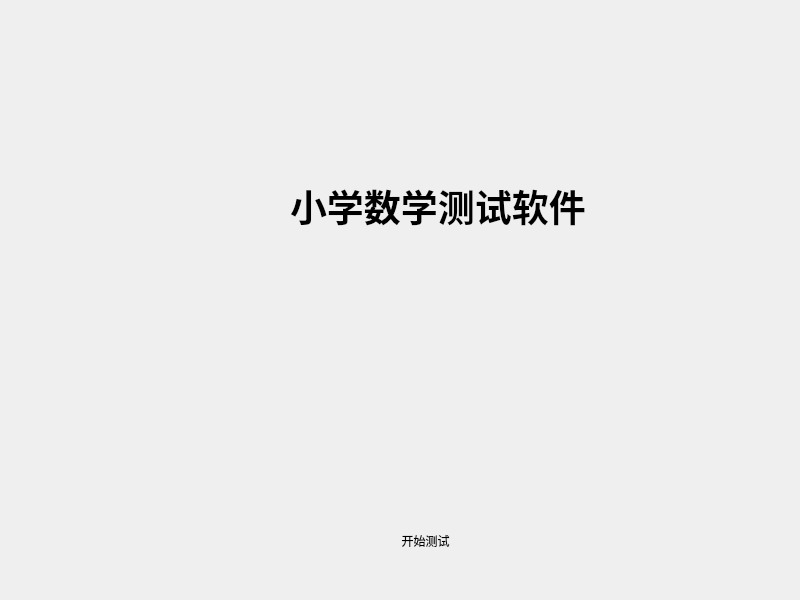
<?xml version="1.0" encoding="UTF-8"?>
<ui version="4.0">
 <class>Dialog</class>
 <widget class="QDialog" name="Dialog">
  <property name="geometry">
   <rect>
    <x>0</x>
    <y>0</y>
    <width>800</width>
    <height>600</height>
   </rect>
  </property>
  <property name="windowTitle">
   <string>Dialog</string>
  </property>
  <widget class="QPushButton" name="pbt_close">
   <property name="geometry">
    <rect>
     <x>759</x>
     <y>0</y>
     <width>41</width>
     <height>41</height>
    </rect>
   </property>
   <property name="minimumSize">
    <size>
     <width>4</width>
     <height>0</height>
    </size>
   </property>
   <property name="text">
    <string/>
   </property>
   <property name="icon">
    <iconset resource="rse.qrc">
     <normaloff>:/material/close.png</normaloff>:/material/close.png</iconset>
   </property>
   <property name="iconSize">
    <size>
     <width>40</width>
     <height>40</height>
    </size>
   </property>
   <property name="default">
    <bool>true</bool>
   </property>
   <property name="flat">
    <bool>true</bool>
   </property>
  </widget>
  <widget class="QLabel" name="label_1">
   <property name="geometry">
    <rect>
     <x>290</x>
     <y>170</y>
     <width>301</width>
     <height>71</height>
    </rect>
   </property>
   <property name="font">
    <font>
     <family>Arial Black</family>
     <pointsize>28</pointsize>
     <weight>75</weight>
     <bold>true</bold>
    </font>
   </property>
   <property name="text">
    <string>小学数学测试软件</string>
   </property>
  </widget>
  <widget class="QPushButton" name="pbt_start">
   <property name="geometry">
    <rect>
     <x>340</x>
     <y>520</y>
     <width>171</width>
     <height>41</height>
    </rect>
   </property>
   <property name="styleSheet">
    <string notr="true">font: 28pt &quot;Arial&quot;;
</string>
   </property>
   <property name="text">
    <string>开始测试</string>
   </property>
   <property name="flat">
    <bool>true</bool>
   </property>
  </widget>
 </widget>
 <resources>
  <include location="rse.qrc"/>
 </resources>
 <connections/>
</ui>
